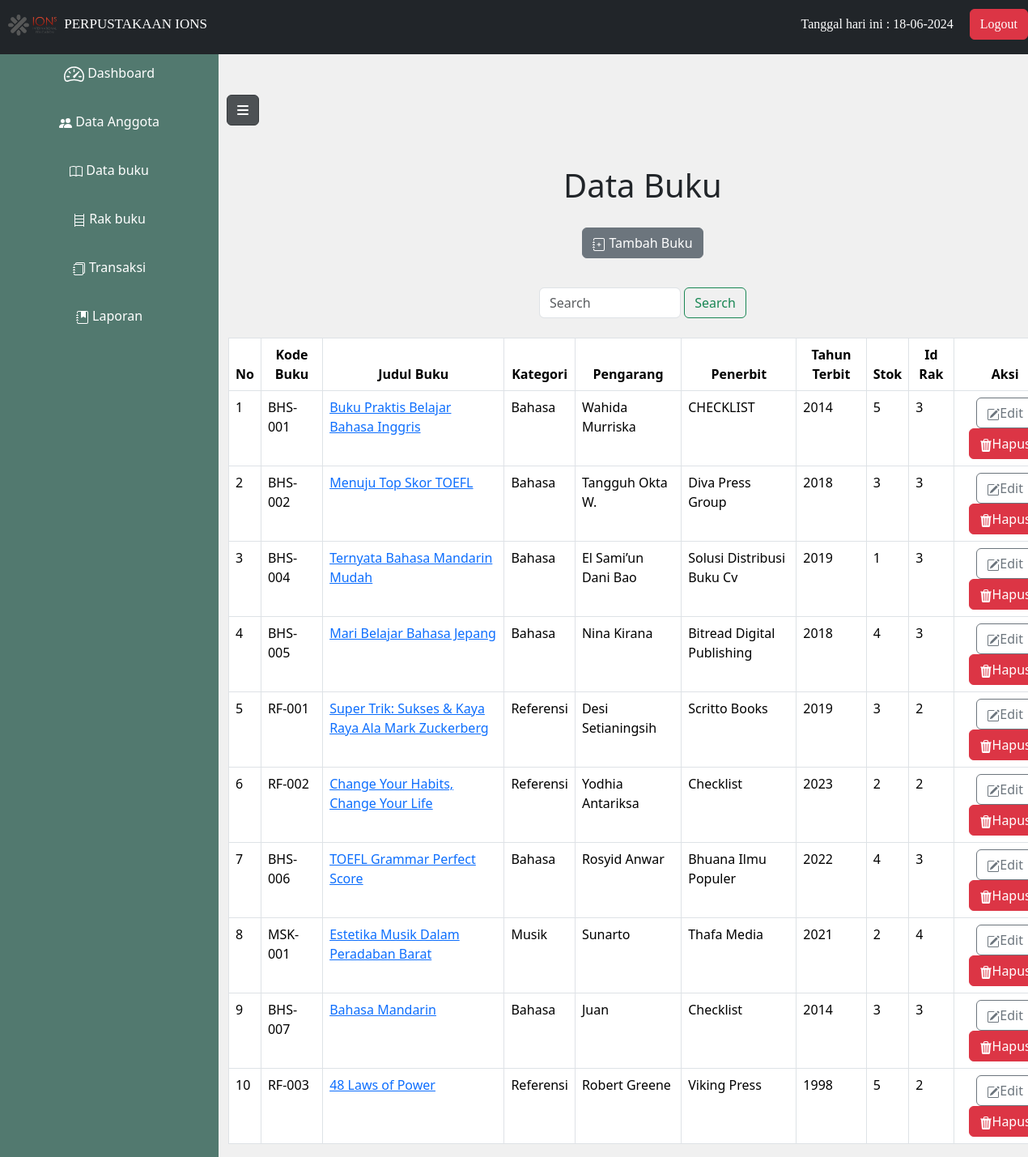
Page /databuku.php on the committed database.
### tables this page shows
CREATE TABLE `buku` (
  `id_buku` int(11) NOT NULL,
  `kode_buku` varchar(10) NOT NULL,
  `judul_buku` varchar(50) NOT NULL,
  `kategori` varchar(50) NOT NULL,
  `pengarang` varchar(50) NOT NULL,
  `penerbit` varchar(50) NOT NULL,
  `thn_terbit` int(11) NOT NULL,
  `stok` int(11) NOT NULL,
  `sinopsis` text NOT NULL,
  `id_rak` int(11) NOT NULL
);

### databuku.php (the view, shortened to what this page needs)
<!DOCTYPE html>
<html lang="en">
<head>
    <link rel="stylesheet" href="bentuk.css">
    <link rel="stylesheet" href="https://cdnjs.cloudflare.com/ajax/libs/font-awesome/6.4.2/css/all.min.css">
    <link href="https://cdn.jsdelivr.net/npm/bootstrap@5.3.3/dist/css/bootstrap.min.css" rel="stylesheet">
</head>
<body class="sb-nav-fixed">
    <nav class="sb-topnav navbar navbar-expand navbar-dark bg-dark" style="padding-bottom: 15px; font-family:baufra;">
        <div class="navbar-left">
        <h1 class="nav1" style="font-size: 17px;"><img src="ions.png" alt="logo ions" style="width: 60px; height: auto; margin-right: 5px;"> PERPUSTAKAAN IONS</h1>
        </div>
        <div class="navbar-center">
            <div class="date">
                <?php echo "Tanggal hari ini : " . date("d-m-Y"); ?>
            </div>
        </div>
        <div class="navbar-right">
            <a href="logout.php"><button type="button" class="btn btn-danger">Logout</button></a>
        </div>
    </nav>
    <div id="layoutSidenav_content">
        <button id="sidebarToggleBtn" class="btn btn-dark active" style="margin-top: 50px;">
            <i class="fas fa-bars"></i>
        </button>
        <div class="sidebar active">
            <ul>
                <li type="button"><a href="dashboard.php" style="text-decoration: none; color: white;"> Dashboard</a></li>
                <li type="button"><a href="dataanggota.php" style="text-decoration: none; color: white;"> Data Anggota</a></li>
                <li type="button"><a href="databuku.php" style="text-decoration: none; color: white;"> Data buku</a></li>
                <li type="button"><a href="datarak.php" style="text-decoration: none; color: white;"><svg xmlns="http://www.w3.org/2000/svg" width="16" height="16" fill="currentColor" class="bi bi-bookshelf" viewBox="0 0 16 16"><path d="M2.5 0a.5.5 0 0 1 .5.5V2h10V.5a.5.5 0 0 1 1 0v15a.5.5 0 0 1-1 0V15H3v.5a.5.5 0 0 1-1 0V.5a.5.5 0 0 1 .5-.5M3 14h10v-3H3zm0-4h10V7H3zm0-4h10V3H3z"/></svg> Rak buku</a></li>
                <li type="button"><a href="datatransaksi.php" style="text-decoration: none; color: white;"> Transaksi</a></li>
                <li type="button"><a href="datalaporan.php" style="text-decoration: none; color: white;"> Laporan</a></li>
            </ul>
        </div>
        <div class="container-fluid ">
        <center>
        <h1 style="margin-top:50px;">Data Buku</h1>
        <a class="btn btn-secondary" href="form_buku.php" role="button" style="margin-top:20px; margin-bottom:20px;">
        Tambah Buku</a>
    <form action="databuku.php" method="get" class="d-flex mt-3 col-3" role="search">
        <input class="form-control me-1" type="search" placeholder="Search" aria-label="Search" name="cari">
        <button class="btn btn-outline-success" type="submit">Search</button>
    </form>
    <br>
    <table class="table table-bordered center">
    <thead align=center>
            <tr>
                <th>No</th>
                <th>Kode Buku</th>
                <th>Judul Buku</th>
                <th>Kategori</th>
                <th>Pengarang</th>
                <th>Penerbit</th>
                <th>Tahun Terbit</th>
                <th>Stok</th>
                <th>Id Rak</th>
                <th>Aksi</th>
            </tr>
    </thead>
    <?php
    include 'koneksi.php';
    if(isset($_GET['cari'])){
    $cari = $_GET['cari'];
    $query = "SELECT b.id_buku, b.kode_buku, b.judul_buku, b.kategori, b.pengarang, b.penerbit, b.thn_terbit, b.stok, b.id_rak, COUNT(p.id_peminjaman) AS total_dipinjam
    FROM buku b
    LEFT JOIN peminjaman p ON b.id_buku = p.id_buku
    WHERE b.judul_buku LIKE '%$cari%'
    GROUP BY b.id_buku";
    } else {
    $query = "SELECT b.id_buku, b.kode_buku, b.judul_buku, b.kategori, b.pengarang, b.penerbit, b.thn_terbit, b.stok, b.id_rak, COUNT(p.id_peminjaman) AS total_dipinjam
                                      FROM buku b
                                      LEFT JOIN peminjaman p ON b.id_buku = p.id_buku
                                      GROUP BY b.id_buku";
    }
    $result = mysqli_query($connect, $query);
    if(mysqli_num_rows($result) > 0) {
        $no = 1;
        while($data = mysqli_fetch_array($result)) {
            $stok_aktual = $data['stok'] - $data['total_dipinjam'];
            ?>
            <tr>
            <td><?php echo $no++; ?></td>
            <td><?php echo $data['kode_buku']; ?></td>
            <td><a href='detailbuku.php?judul_buku=<?php echo urlencode($data['judul_buku']); ?>'><?php echo $data['judul_buku']; ?></a></td>
            <td><?php echo $data['kategori']; ?></td>
            <td><?php echo $data['pengarang']; ?></td>
            <td><?php echo $data['penerbit']; ?></td>
            <td><?php echo $data['thn_terbit']; ?></td>
            <td><?php echo $stok_aktual; ?></td>
            <td><?php echo $data['id_rak']; ?></td>
            <?php
            echo "<td>";
            echo "<center>";
            echo "<a href='edit_buku.php?id_buku=" . $data['id_buku'] . "'> <button type='button' class='btn btn-outline-secondary'>";
            echo "Edit</button></a>";
            echo "<a href='hapus_buku.php?id_buku=" . $data['id_buku'] . "'> <button type='button' class='btn btn-danger'>";
            echo "Hapus</button></a>";
            echo "</center>";
            echo "</td>";
            echo "</tr>";
    ?>
        <?php
           }
        } else {
            echo "Data buku tidak ditemukan.";
            }
    ?>
    </table>
    </center>
    </div>
</body>
</html>

### bentuk.css (style rules this page uses)
.nav1 { margin-left: 10px; color: white; font-size:larger; margin-top: 10px; }
.sidebar { height: 100%; top: 0; width: 270px; background: #f0f0f0; text-align: center; position: fixed; overflow-x: hidden; padding-top: 60px; background-color: #52796F; top: 0; left: -270px; transition: left 0.3s ease-in-out; }
#sidebarToggleBtn { position: relative; top: 0; left: 0px; }
#sidebarToggleBtn.active { left: 280px; z-index: 1; transition: left 0.3s ease-in-out; }
.sidebar.active { left: 0px; }
.container-fluid { transition: width 0.3s ease-in-out, margin-left 0.3s ease-in-out; width: 100%; margin-left: 10px; }
.container-fluid.active { width: 82.5%; margin-left: 270px; }
.sidebar ul { list-style: none; padding: 0; margin: 0; }
.sidebar ul li { line-height: 60px; list-style: none; color: white; font-size: 16px; padding: 0 20px; box-sizing: border-box; }
.sb-topnav { display: flex; justify-content: space-between; align-items: center; padding: 10px; z-index: 1; }
.navbar-left { flex: 1; }
.navbar-right { color: white; display: flex; align-items: center; }
.navbar-center { color: white; display: flex; padding-right: 20px; }
.sb-nav-fixed { background-color: #f0f0f0; }
#layoutSidenav_content { position: relative; margin-left: 0; }

### rows in the picture
buku: kode_buku "BHS-001", judul_buku "Buku Praktis Belajar Bahasa Inggris", kategori "Bahasa", pengarang "Wahida Murriska", penerbit "CHECKLIST", thn_terbit "2014", stok "5", id_rak "3"
buku: kode_buku "BHS-002", judul_buku "Menuju Top Skor TOEFL", kategori "Bahasa", pengarang "Tangguh Okta W.", penerbit "Diva Press Group", thn_terbit "2018", stok "3", id_rak "3"
buku: kode_buku "BHS-004", judul_buku "Ternyata Bahasa Mandarin Mudah", kategori "Bahasa", pengarang "El Sami’un Dani Bao", penerbit "Solusi Distribusi Buku Cv", thn_terbit "2019", stok_aktual "1", id_rak "3"
buku: kode_buku "BHS-005", judul_buku "Mari Belajar Bahasa Jepang", kategori "Bahasa", pengarang "Nina Kirana", penerbit "Bitread Digital Publishing", thn_terbit "2018", stok "4", id_rak "3"
buku: kode_buku "RF-001", judul_buku "Super Trik: Sukses & Kaya Raya Ala Mark Zuckerberg", kategori "Referensi", pengarang "Desi Setianingsih", penerbit "Scritto Books", thn_terbit "2019", stok "3", id_rak "2"
buku: kode_buku "RF-002", judul_buku "Change Your Habits, Change Your Life", kategori "Referensi", pengarang "Yodhia Antariksa", penerbit "Checklist", thn_terbit "2023", stok_aktual "2", id_rak "2"
buku: kode_buku "BHS-006", judul_buku "TOEFL Grammar Perfect Score", kategori "Bahasa", pengarang "Rosyid Anwar", penerbit "Bhuana Ilmu Populer", thn_terbit "2022", stok "4", id_rak "3"
buku: kode_buku "MSK-001", judul_buku "Estetika Musik Dalam Peradaban Barat", kategori "Musik", pengarang "Sunarto", penerbit "Thafa Media", thn_terbit "2021", stok_aktual "2", id_rak "4"
buku: kode_buku "BHS-007", judul_buku "Bahasa Mandarin", kategori "Bahasa", pengarang "Juan", penerbit "Checklist", thn_terbit "2014", stok "3", id_rak "3"
buku: kode_buku "RF-003", judul_buku "48 Laws of Power", kategori "Referensi", pengarang "Robert Greene", penerbit "Viking Press", thn_terbit "1998", stok "5", id_rak "2"
